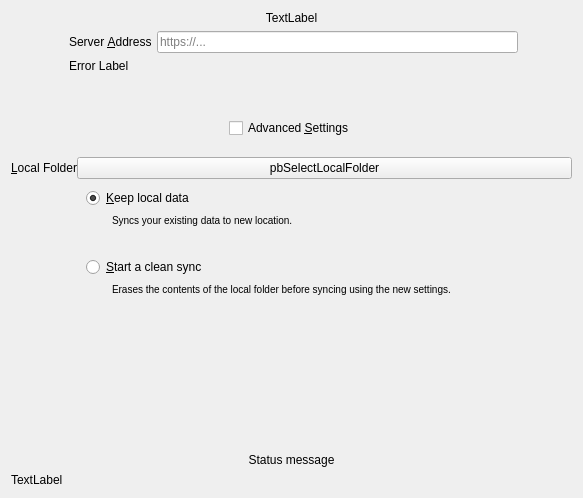
<?xml version="1.0" encoding="UTF-8"?>
<ui version="4.0">
 <class>OwncloudSetupPage</class>
 <widget class="QWidget" name="OwncloudSetupPage">
  <property name="geometry">
   <rect>
    <x>0</x>
    <y>0</y>
    <width>583</width>
    <height>498</height>
   </rect>
  </property>
  <property name="sizePolicy">
   <sizepolicy hsizetype="Preferred" vsizetype="Maximum">
    <horstretch>0</horstretch>
    <verstretch>0</verstretch>
   </sizepolicy>
  </property>
  <property name="windowTitle">
   <string>Form</string>
  </property>
  <layout class="QGridLayout" name="gridLayout_2">
   <property name="sizeConstraint">
    <enum>QLayout::SetMinimumSize</enum>
   </property>
   <item row="0" column="0" colspan="3">
    <widget class="QLabel" name="topLabel">
     <property name="sizePolicy">
      <sizepolicy hsizetype="Preferred" vsizetype="Fixed">
       <horstretch>0</horstretch>
       <verstretch>0</verstretch>
      </sizepolicy>
     </property>
     <property name="text">
      <string>TextLabel</string>
     </property>
     <property name="alignment">
      <set>Qt::AlignCenter</set>
     </property>
    </widget>
   </item>
   <item row="1" column="0">
    <spacer name="horizontalSpacer">
     <property name="orientation">
      <enum>Qt::Horizontal</enum>
     </property>
     <property name="sizeType">
      <enum>QSizePolicy::Fixed</enum>
     </property>
     <property name="sizeHint" stdset="0">
      <size>
       <width>48</width>
       <height>68</height>
      </size>
     </property>
    </spacer>
   </item>
   <item row="4" column="0">
    <spacer name="verticalSpacer_3">
     <property name="orientation">
      <enum>Qt::Vertical</enum>
     </property>
     <property name="sizeType">
      <enum>QSizePolicy::Fixed</enum>
     </property>
     <property name="sizeHint" stdset="0">
      <size>
       <width>20</width>
       <height>13</height>
      </size>
     </property>
    </spacer>
   </item>
   <item row="7" column="0" colspan="3">
    <layout class="QHBoxLayout" name="resultLayout">
     <property name="spacing">
      <number>0</number>
     </property>
    </layout>
   </item>
   <item row="5" column="0" colspan="3">
    <widget class="QWidget" name="advancedBox" native="true">
     <property name="enabled">
      <bool>true</bool>
     </property>
     <layout class="QVBoxLayout" name="verticalLayout">
      <property name="spacing">
       <number>0</number>
      </property>
      <property name="margin">
       <number>0</number>
      </property>
      <item>
       <layout class="QFormLayout" name="formLayout_3">
        <property name="fieldGrowthPolicy">
         <enum>QFormLayout::AllNonFixedFieldsGrow</enum>
        </property>
        <item row="0" column="0">
         <widget class="QLabel" name="label">
          <property name="sizePolicy">
           <sizepolicy hsizetype="Minimum" vsizetype="Preferred">
            <horstretch>0</horstretch>
            <verstretch>0</verstretch>
           </sizepolicy>
          </property>
          <property name="text">
           <string>&amp;Local Folder</string>
          </property>
          <property name="buddy">
           <cstring>pbSelectLocalFolder</cstring>
          </property>
         </widget>
        </item>
        <item row="0" column="1">
         <widget class="QPushButton" name="pbSelectLocalFolder">
          <property name="sizePolicy">
           <sizepolicy hsizetype="MinimumExpanding" vsizetype="Fixed">
            <horstretch>0</horstretch>
            <verstretch>0</verstretch>
           </sizepolicy>
          </property>
          <property name="text">
           <string>pbSelectLocalFolder</string>
          </property>
         </widget>
        </item>
        <item row="1" column="1">
         <widget class="QWidget" name="resolutionWidget" native="true">
          <layout class="QFormLayout" name="formLayout_2">
           <property name="sizeConstraint">
            <enum>QLayout::SetMinimumSize</enum>
           </property>
           <property name="fieldGrowthPolicy">
            <enum>QFormLayout::ExpandingFieldsGrow</enum>
           </property>
           <item row="0" column="0" colspan="2">
            <widget class="QRadioButton" name="radioButton">
             <property name="text">
              <string>&amp;Keep local data</string>
             </property>
             <property name="checked">
              <bool>true</bool>
             </property>
            </widget>
           </item>
           <item row="1" column="0">
            <spacer name="horizontalSpacer_6">
             <property name="orientation">
              <enum>Qt::Horizontal</enum>
             </property>
             <property name="sizeType">
              <enum>QSizePolicy::Fixed</enum>
             </property>
             <property name="sizeHint" stdset="0">
              <size>
               <width>20</width>
               <height>20</height>
              </size>
             </property>
            </spacer>
           </item>
           <item row="1" column="1">
            <widget class="QLabel" name="label_6">
             <property name="sizePolicy">
              <sizepolicy hsizetype="Expanding" vsizetype="Expanding">
               <horstretch>0</horstretch>
               <verstretch>0</verstretch>
              </sizepolicy>
             </property>
             <property name="text">
              <string>&lt;small&gt;Syncs your existing data to new location.&lt;/small&gt;</string>
             </property>
             <property name="scaledContents">
              <bool>false</bool>
             </property>
             <property name="alignment">
              <set>Qt::AlignLeading|Qt::AlignLeft|Qt::AlignTop</set>
             </property>
             <property name="wordWrap">
              <bool>true</bool>
             </property>
             <property name="indent">
              <number>0</number>
             </property>
            </widget>
           </item>
           <item row="2" column="0" colspan="2">
            <widget class="QRadioButton" name="cbSyncFromScratch">
             <property name="toolTip">
              <string>&lt;html&gt;&lt;head/&gt;&lt;body&gt;&lt;p&gt;If this box is checked, existing content in the local directory will be erased to start a clean sync from the server.&lt;/p&gt;&lt;p&gt;Do not check this if the local content should be uploaded to the servers directory.&lt;/p&gt;&lt;/body&gt;&lt;/html&gt;</string>
             </property>
             <property name="text">
              <string>&amp;Start a clean sync</string>
             </property>
             <property name="checkable">
              <bool>true</bool>
             </property>
            </widget>
           </item>
           <item row="3" column="0">
            <spacer name="horizontalSpacer_5">
             <property name="orientation">
              <enum>Qt::Horizontal</enum>
             </property>
             <property name="sizeType">
              <enum>QSizePolicy::Fixed</enum>
             </property>
             <property name="sizeHint" stdset="0">
              <size>
               <width>20</width>
               <height>20</height>
              </size>
             </property>
            </spacer>
           </item>
           <item row="3" column="1">
            <widget class="QLabel" name="label_5">
             <property name="sizePolicy">
              <sizepolicy hsizetype="Expanding" vsizetype="Expanding">
               <horstretch>0</horstretch>
               <verstretch>0</verstretch>
              </sizepolicy>
             </property>
             <property name="text">
              <string>&lt;small&gt;Erases the contents of the local folder before syncing using the new settings.&lt;/small&gt;</string>
             </property>
             <property name="scaledContents">
              <bool>false</bool>
             </property>
             <property name="alignment">
              <set>Qt::AlignLeading|Qt::AlignLeft|Qt::AlignTop</set>
             </property>
             <property name="wordWrap">
              <bool>true</bool>
             </property>
             <property name="indent">
              <number>0</number>
             </property>
            </widget>
           </item>
          </layout>
         </widget>
        </item>
       </layout>
      </item>
     </layout>
    </widget>
   </item>
   <item row="1" column="1">
    <layout class="QFormLayout" name="formLayout">
     <property name="fieldGrowthPolicy">
      <enum>QFormLayout::AllNonFixedFieldsGrow</enum>
     </property>
     <item row="0" column="0">
      <widget class="QLabel" name="label_2">
       <property name="text">
        <string>Server &amp;Address</string>
       </property>
       <property name="buddy">
        <cstring>leUrl</cstring>
       </property>
      </widget>
     </item>
     <item row="0" column="1">
      <widget class="Utils::FancyLineEdit" name="leUrl">
       <property name="sizePolicy">
        <sizepolicy hsizetype="MinimumExpanding" vsizetype="Fixed">
         <horstretch>0</horstretch>
         <verstretch>0</verstretch>
        </sizepolicy>
       </property>
       <property name="toolTip">
        <string>Enter the url of the ownCloud you want to connect to (without http or https).</string>
       </property>
       <property name="placeholderText">
        <string>https://...</string>
       </property>
      </widget>
     </item>
     <item row="1" column="0" colspan="2">
      <widget class="QLabel" name="errorLabel">
       <property name="sizePolicy">
        <sizepolicy hsizetype="MinimumExpanding" vsizetype="Maximum">
         <horstretch>0</horstretch>
         <verstretch>0</verstretch>
        </sizepolicy>
       </property>
       <property name="text">
        <string>Error Label</string>
       </property>
      </widget>
     </item>
    </layout>
   </item>
   <item row="2" column="1">
    <spacer name="verticalSpacer_2">
     <property name="orientation">
      <enum>Qt::Vertical</enum>
     </property>
     <property name="sizeType">
      <enum>QSizePolicy::Fixed</enum>
     </property>
     <property name="sizeHint" stdset="0">
      <size>
       <width>20</width>
       <height>13</height>
      </size>
     </property>
    </spacer>
   </item>
   <item row="3" column="0" colspan="3">
    <layout class="QHBoxLayout" name="horizontalLayout">
     <item>
      <spacer name="horizontalSpacer_3">
       <property name="orientation">
        <enum>Qt::Horizontal</enum>
       </property>
       <property name="sizeHint" stdset="0">
        <size>
         <width>40</width>
         <height>20</height>
        </size>
       </property>
      </spacer>
     </item>
     <item>
      <widget class="QCheckBox" name="cbAdvanced">
       <property name="sizePolicy">
        <sizepolicy hsizetype="Minimum" vsizetype="Fixed">
         <horstretch>0</horstretch>
         <verstretch>0</verstretch>
        </sizepolicy>
       </property>
       <property name="text">
        <string>Advanced &amp;Settings</string>
       </property>
      </widget>
     </item>
     <item>
      <spacer name="horizontalSpacer_4">
       <property name="orientation">
        <enum>Qt::Horizontal</enum>
       </property>
       <property name="sizeHint" stdset="0">
        <size>
         <width>40</width>
         <height>20</height>
        </size>
       </property>
      </spacer>
     </item>
    </layout>
   </item>
   <item row="8" column="0" colspan="3">
    <widget class="QLabel" name="syncModeLabel">
     <property name="text">
      <string>Status message</string>
     </property>
     <property name="alignment">
      <set>Qt::AlignCenter</set>
     </property>
     <property name="wordWrap">
      <bool>true</bool>
     </property>
    </widget>
   </item>
   <item row="1" column="2">
    <spacer name="horizontalSpacer_2">
     <property name="orientation">
      <enum>Qt::Horizontal</enum>
     </property>
     <property name="sizeType">
      <enum>QSizePolicy::Fixed</enum>
     </property>
     <property name="sizeHint" stdset="0">
      <size>
       <width>48</width>
       <height>58</height>
      </size>
     </property>
    </spacer>
   </item>
   <item row="9" column="0">
    <widget class="QLabel" name="bottomLabel">
     <property name="text">
      <string>TextLabel</string>
     </property>
    </widget>
   </item>
   <item row="6" column="0">
    <spacer name="verticalSpacer">
     <property name="orientation">
      <enum>Qt::Vertical</enum>
     </property>
     <property name="sizeType">
      <enum>QSizePolicy::Expanding</enum>
     </property>
     <property name="sizeHint" stdset="0">
      <size>
       <width>20</width>
       <height>40</height>
      </size>
     </property>
    </spacer>
   </item>
  </layout>
 </widget>
 <customwidgets>
  <customwidget>
   <class>Utils::FancyLineEdit</class>
   <extends>QLineEdit</extends>
   <header location="global">fancylineedit.h</header>
  </customwidget>
 </customwidgets>
 <resources/>
 <connections/>
</ui>
